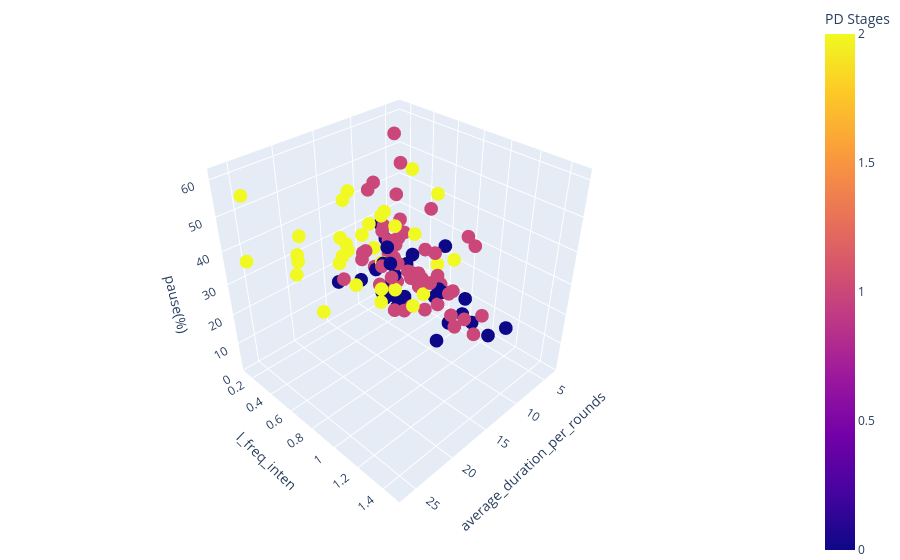

Notebook source saved alongside this figure:
### Code cell
fig = px.scatter_3d(train_df, x='average_duration_per_rounds', y='l_freq_inten', z='pause(%)',
              color='PD Stages', size_max=10)
fig.update_layout(margin=dict(l=0, r=0, b=0, t=0))
fig.show()

### Figure 1 — Plotly figure (JSON) as saved in the notebook; plotly's stock layout.template omitted (floating-point values rounded to 4 significant figures; data arrays with more than 128 entries replaced by an {"elided": "..."} marker saying what was removed)
{"data": [{"hovertemplate": "average_duration_per_rounds=%{x}<br>l_freq_inten=%{y}<br>pause(%)=%{z}<br>PD Stages=%{marker.color}<extra></extra>", "legendgroup": "", "marker": {"color": {"elided": "325 int values"}, "coloraxis": "coloraxis", "symbol": "circle"}, "mode": "markers", "name": "", "scene": "scene", "showlegend": false, "type": "scatter3d", "x": {"elided": "325 float values"}, "y": {"elided": "325 float values"}, "z": {"elided": "325 float values"}}], "layout": {"autosize": true, "coloraxis": {"colorbar": {"title": {"text": "PD Stages"}}, "colorscale": [[0, "#0d0887"], [0.1111, "#46039f"], [0.2222, "#7201a8"], [0.3333, "#9c179e"], [0.4444, "#bd3786"], [0.5556, "#d8576b"], [0.6667, "#ed7953"], [0.7778, "#fb9f3a"], [0.8889, "#fdca26"], [1, "#f0f921"]]}, "legend": {"tracegroupgap": 0}, "margin": {"b": 0, "l": 0, "r": 0, "t": 0}, "scene": {"aspectmode": "auto", "aspectratio": {"x": 1, "y": 1, "z": 1}, "camera": {"center": {"x": 0, "y": 0, "z": 0}, "eye": {"x": 1.599, "y": 1.599, "z": 1.599}, "projection": {"type": "perspective"}, "up": {"x": 0, "y": 0, "z": 1}}, "domain": {"x": [0, 1], "y": [0, 1]}, "xaxis": {"title": {"text": "average_duration_per_rounds"}, "type": "linear"}, "yaxis": {"title": {"text": "l_freq_inten"}, "type": "linear"}, "zaxis": {"title": {"text": "pause(%)"}, "type": "linear"}}}}
